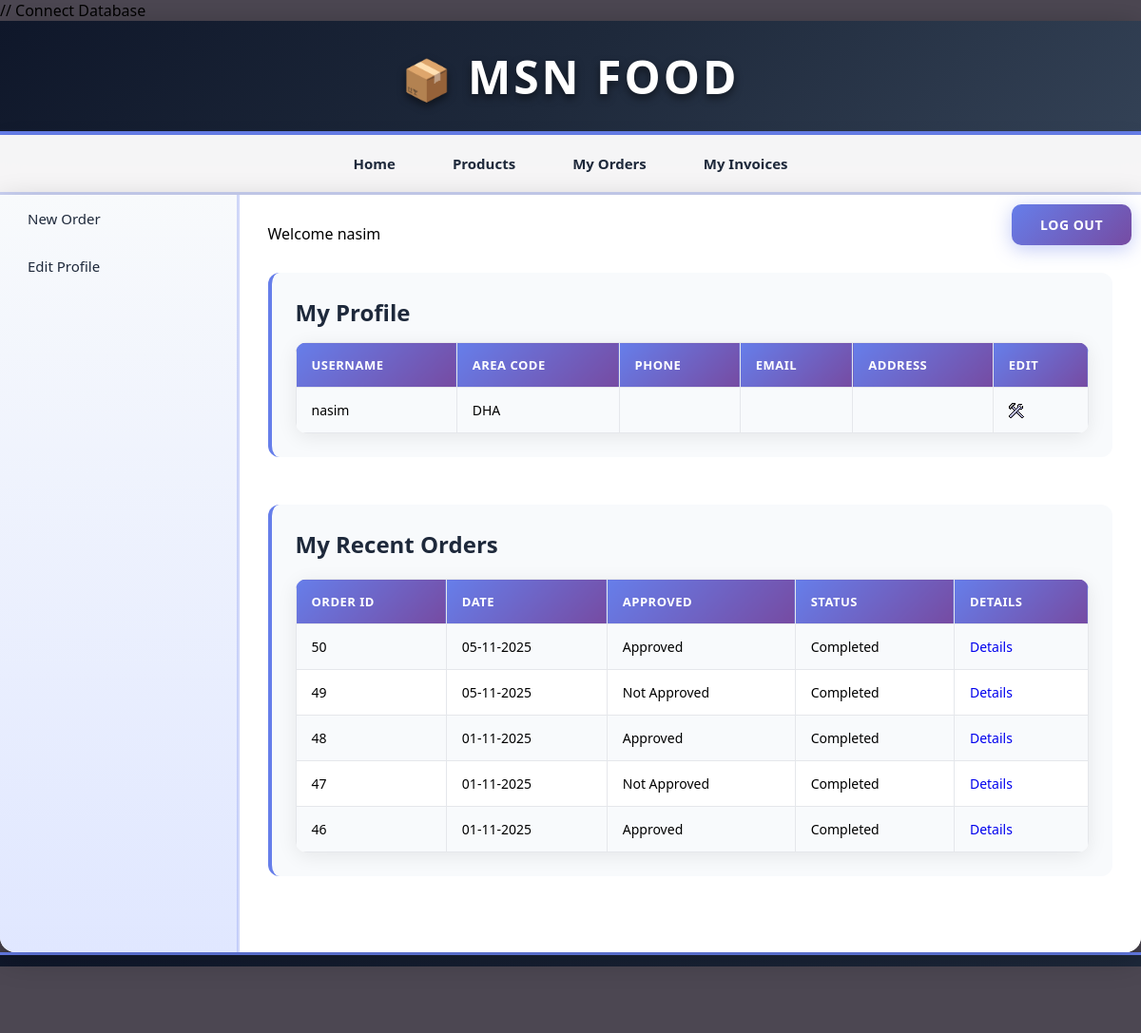
The app's page /retailer/index.php (signed in) with its own data.
### tables this page shows
CREATE TABLE `retailer` (
  `retailer_id` int(11) NOT NULL,
  `retailer_name` varchar(255) NOT NULL,
  `retailer_email` varchar(255) NOT NULL,
  `retailer_phone` varchar(15) NOT NULL,
  `retailer_address` text NOT NULL,
  `area_id` int(11) NOT NULL,
  `username` varchar(50) NOT NULL,
  `password` varchar(50) NOT NULL,
  `date` timestamp NOT NULL DEFAULT current_timestamp()
);

CREATE TABLE `area` (
  `area_id` int(11) NOT NULL,
  `area_name` varchar(100) NOT NULL,
  `area_code` varchar(10) NOT NULL
);

CREATE TABLE `orders` (
  `order_id` int(11) NOT NULL,
  `retailer_id` int(11) NOT NULL,
  `assigned_manufacturer_id` int(11) DEFAULT NULL,
  `date` date NOT NULL,
  `total_amount` decimal(10,2) NOT NULL,
  `approved` tinyint(1) NOT NULL DEFAULT 0,
  `status` tinyint(1) NOT NULL DEFAULT 0,
  `cancellation_reason` text DEFAULT NULL,
  `cancelled_by` varchar(50) DEFAULT NULL,
  `cancelled_date` datetime DEFAULT NULL
);

### retailer/index.php (the view, shortened to what this page needs)
<?php
	include("../includes/config.php");
	if(isset($_SESSION['retailer_login'])) {
		if($_SESSION['retailer_login'] == true) {
			$id = $_SESSION['retailer_id'];
			$query_selectRetailer = "SELECT * FROM retailer,area WHERE retailer.area_id=area.area_id AND retailer_id='$id'";
			$result_selectRetailer = mysqli_query($con,$query_selectRetailer);
			$row_selectRetailer = mysqli_fetch_array($result_selectRetailer);
			$query_selectOrder = "SELECT * FROM orders WHERE retailer_id='$id' ORDER BY order_id DESC LIMIT 5";
			$result_selectOrder = mysqli_query($con,$query_selectOrder);
		}
		else {
			header('Location:../index.php');
		}
	}
	else {
		header('Location:../index.php');
	}
?>
<!DOCTYPE html>
<html>
<head>
	<link rel="stylesheet" href="../includes/main_style.css" />
</head>
<body>
	<?php
		include("../includes/header.inc.php");
		include("../includes/nav_retailer.inc.php");
		include("../includes/aside_retailer.inc.php");
	?>
	<section>
		Welcome <?php echo $_SESSION['sessUsername']; ?>
		<article>
			<h2>My Profile</h2>
			<table class="table_displayData">
				<tr>
					<th>Username</th>
					<th>Area Code</th>
					<th>Phone</th>
					<th>Email</th>
					<th>Address</th>
					<th> Edit </th>
				</tr>
				<tr>
					<td> <?php echo $row_selectRetailer['username']; ?> </td>
					<td> <?php echo $row_selectRetailer['area_code']; ?> </td>
					<td> <?php echo $row_selectRetailer['phone']; ?> </td>
					<td> <?php echo $row_selectRetailer['email']; ?> </td>
					<td> <?php echo $row_selectRetailer['address']; ?> </td>
					<td> <a href="../retailer/edit_profile.php"><img src="../images/edit.png" alt="edit" /></a> </td>
				</tr>
			</table>
		</article>
		<article>
			<h2>My Recent Orders</h2>
			<table class="table_displayData" style="margin-top:20px;">
			<tr>
				<th> Order ID </th>
				<th> Date </th>
				<th> Approved </th>
				<th> Status </th>
				<th> Details </th>
			</tr>
			<?php $i=1; while($row_selectOrder = mysqli_fetch_array($result_selectOrder)) { ?>
			<tr>
				<td> <?php echo $row_selectOrder['order_id']; ?> </td>
				<td> <?php echo date("d-m-Y",strtotime($row_selectOrder['date'])); ?> </td>
				<td>
					<?php
						if($row_selectOrder['approved'] == 0) {
							echo "Not Approved";
						}
						else {
							echo "Approved";
						}
					?>
				</td>
				<td>
					<?php
						if($row_selectOrder['status'] == 0) {
							echo "Pending";
						}
						else {
							echo "Completed";
						}
					?>
				</td>
				<td> <a href="view_order_items.php?id=<?php echo $row_selectOrder['order_id']; ?>">Details</a> </td>
			</tr>
			<?php $i++; } ?>
		</table>
		</article>
	</section>
	<?php
		include("../includes/footer.inc.php");
	?>
</body>
</html>

### includes/main_style.css (style rules this page uses)
* { font-family: "Segoe UI", Tahoma, Geneva, Verdana, sans-serif; margin: 0; padding: 0; box-sizing: border-box; }
body { width: 100%; max-width: 1600px; margin: 0 auto; background: linear-gradient(135deg, #4c4752 0%, #4c4752 100%); background-attachment: fixed; min-height: 100vh; }
a { text-decoration: none; transition: all 0.3s ease; }
section { width: 100%; padding: 30px; min-height: 500px; }
article { margin-top: 30px; margin-bottom: 50px; padding: 25px; background: #f8fafc; border-radius: 12px; border-left: 4px solid #667eea; }
article h2 { margin-bottom: 15px; font-weight: 600; color: #1e293b; font-size: 24px; }
table { border-collapse: collapse; width: 100%; }
.table_displayData { box-shadow: 0 4px 20px rgba(0, 0, 0, 0.08); border-radius: 12px; overflow: hidden; background: white; }
.table_displayData td, .table_displayData th { border: 1px solid #e5e7eb; padding: 14px 16px; text-align: left; font-size: 14px; }
.table_displayData th { background: linear-gradient(135deg, #667eea 0%, #764ba2 100%); color: white; font-weight: 600; text-transform: uppercase; letter-spacing: 0.5px; font-size: 13px; }
.table_displayData tr:nth-child(even) { background-color: #f8fafc; }

### records on screen
retailer: username "nasim", area.area_code "DHA"
orders: order_id "50", date "05-11-2025", approved "Approved", status "Completed"
orders: order_id "49", date "05-11-2025", approved "Not Approved", status "Completed"
orders: order_id "48", date "01-11-2025", approved "Approved", status "Completed"
orders: order_id "47", date "01-11-2025", approved "Not Approved", status "Completed"
orders: order_id "46", date "01-11-2025", approved "Approved", status "Completed"

### other values on screen
$_SESSION['sessUsername'] "nasim"
